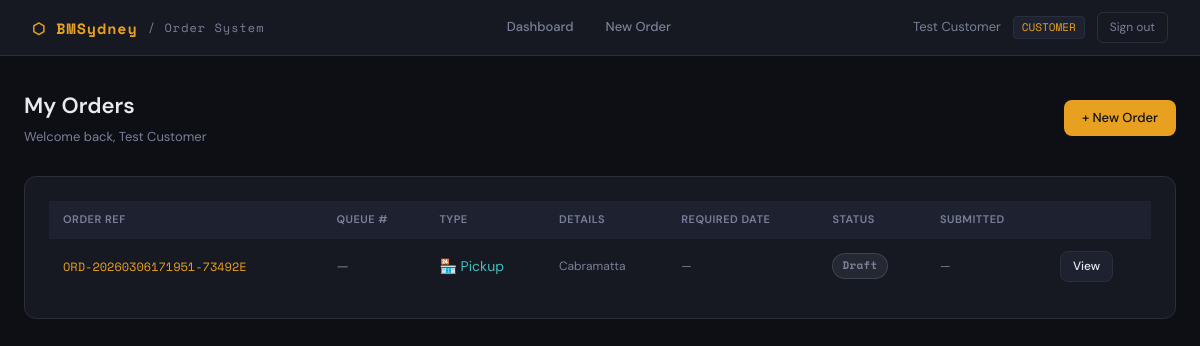
/customer/dashboard (signed in), run on the app's committed database.
### tables this page shows
CREATE TABLE users (
            id INTEGER PRIMARY KEY AUTOINCREMENT,
            email TEXT UNIQUE,
            phone TEXT UNIQUE,
            password_hash TEXT NOT NULL,
            name TEXT NOT NULL,
            role TEXT NOT NULL DEFAULT 'CUSTOMER',
            created_at TEXT DEFAULT (datetime('now'))
        );

CREATE TABLE orders (
            id INTEGER PRIMARY KEY AUTOINCREMENT,
            order_ref TEXT UNIQUE NOT NULL,
            queue_number TEXT,
            customer_id INTEGER REFERENCES users(id),
            order_type TEXT NOT NULL,
            pickup_store TEXT,
            required_date TEXT,
            delivery_address TEXT,
            contact_number TEXT,
            fulfilment_note TEXT,
            job_name TEXT,
            customer_order_no TEXT,
            debtor_code TEXT DEFAULT '1051034',
            source TEXT DEFAULT 'Manual',
            status TEXT DEFAULT 'Draft',
            submitted_at TEXT,
            created_at TEXT DEFAULT (datetime('now')),
            updated_at TEXT DEFAULT (datetime('now'))
        );

### app.py (the view)
@app.route("/customer/dashboard")
@login_required
def customer_dashboard():
    u = current_user()
    with get_db() as db:
        orders = db.execute(
            "SELECT * FROM orders WHERE customer_id=? ORDER BY created_at DESC", (u["id"],)
        ).fetchall()
    return render_template("customer_dashboard.html", user=u, orders=orders)

### app.py (called while the page is built)
def to_display_date(iso_str):
    if not iso_str:
        return "—"
    try:
        return datetime.strptime(str(iso_str)[:10], "%Y-%m-%d").strftime("%d/%m/%Y")
    except ValueError:
        return str(iso_str)

def get_db():
    conn = sqlite3.connect(DB_PATH)
    conn.row_factory = sqlite3.Row
    conn.execute("PRAGMA foreign_keys = ON")
    return conn

def current_user():
    uid = session.get("user_id")
    if not uid: return None
    with get_db() as db:
        return db.execute("SELECT * FROM users WHERE id=?", (uid,)).fetchone()

def login_required(f):
    @wraps(f)
    def decorated(*args, **kwargs):
        if not session.get("user_id"):
            flash("Please log in first.", "warning")
            return redirect(url_for("login"))
        return f(*args, **kwargs)
    return decorated

### templates/customer_dashboard.html (shortened to what this page needs)
{% extends "base.html" %}
{% block content %}
<div class="container">
  <div class="page-header flex-between">
    <div>
      <div class="page-title">My Orders</div>
      <div class="page-sub">Welcome back, {{ user.name }}</div>
    </div>
    <a href="{{ url_for('new_order') }}" class="btn btn-primary">+ New Order</a>
  </div>
  {% if not orders %}
  <div class="card" style="text-align:center;padding:60px 24px;">
    <div style="font-size:48px;margin-bottom:16px;">📦</div>
    <div style="font-size:16px;font-weight:600;margin-bottom:8px;">No orders yet</div>
    <div class="text-muted" style="margin-bottom:20px;">Create your first order to get started</div>
    <a href="{{ url_for('new_order') }}" class="btn btn-primary">Create Order</a>
  </div>
  {% else %}
  <div class="card">
    <div class="table-wrap">
      <table>
        <thead>
          <tr>
            <th>Order Ref</th>
            <th>Queue #</th>
            <th>Type</th>
            <th>Details</th>
            <th>Required Date</th>
            <th>Status</th>
            <th>Submitted</th>
            <th></th>
          </tr>
        </thead>
        <tbody>
          {% for order in orders %}
          <tr>
            <td><span class="mono text-accent" style="font-size:12px;">{{ order.order_ref }}</span></td>
            <td>
              {% if order.queue_number %}
              <span class="mono" style="font-size:12px;color:#e8eaf0;">{{ order.queue_number }}</span>
              {% else %}
              <span class="text-muted">—</span>
              {% endif %}
            </td>
            <td>
              {% if order.order_type == 'Pickup' %}
              <span style="color:#40c0c0;">🏪 Pickup</span>
              {% else %}
              <span style="color:#9090e0;">🚚 Delivery</span>
              {% endif %}
            </td>
            <td class="text-muted" style="font-size:12px;">
              {{ order.pickup_store or order.delivery_address or '—' }}
            </td>
            <td class="text-muted" style="font-size:12px;">{{ order.required_date | ddate }}</td>
            <td>
              <span class="badge badge-{{ order.status.lower() }}">{{ order.status }}</span>
            </td>
            <td class="text-muted" style="font-size:12px;">
              {{ order.submitted_at | ddate }}
            </td>
            <td>
              <a href="{{ url_for('order_detail_customer', order_id=order.id) }}" class="btn btn-sm btn-secondary">View</a>
            </td>
          </tr>
          {% endfor %}
        </tbody>
      </table>
    </div>
  </div>
  {% endif %}
</div>
{% endblock %}

### templates/base.html (shortened to what this page needs)
<!DOCTYPE html>
<html lang="en">
<head>
</head>
<body>
{% if session.user_id %}
<nav>
  <div class="nav-brand">
    ⬡ BMSydney <span>/ Order System</span>
  </div>
  <div class="nav-links">
    {% if session.user_role == 'CUSTOMER' %}
      <a href="{{ url_for('customer_dashboard') }}">Dashboard</a>
      <a href="{{ url_for('new_order') }}">New Order</a>
    {% else %}
      <a href="{{ url_for('staff_queue') }}">Queue</a>
      {% if session.user_role == 'ADMIN' %}
        <a href="{{ url_for('admin_settings') }}">Admin</a>
      {% endif %}
    {% endif %}
  </div>
  <div class="nav-user">
    <span>{{ session.user_name }}</span>
    <span class="role-badge">{{ session.user_role }}</span>
    <a href="{{ url_for('logout') }}" class="btn-logout">Sign out</a>
  </div>
</nav>
{% endif %}
{% block content %}{% endblock %}
</body>
</html>

### templates/base.html (style rules this page uses)
:root { --bg: #0d0f14; --surface: #161921; --surface2: #1e2230; --border: #2a2f3d; --accent: #e8a020; --accent2: #f0c060; --text: #e8eaf0; --muted: #7a8099; --danger: #e05050; --success: #40c070; --info: #4090e0; --warn: #e8a020; --font: 'DM Sans', sans-serif; --mono: 'Space Mono', monospace; }
* { box-sizing: border-box; margin: 0; padding: 0; }
body { font-family: var(--font); background: var(--bg); color: var(--text); min-height: 100vh; font-size: 14px; line-height: 1.6; }
a { color: var(--accent); text-decoration: none; }
nav { background: var(--surface); border-bottom: 1px solid var(--border); padding: 0 32px; display: flex; align-items: center; justify-content: space-between; height: 56px; position: sticky; top: 0; z-index: 100; }
.nav-brand { font-family: var(--mono); font-weight: 700; font-size: 15px; color: var(--accent); letter-spacing: 1px; display: flex; align-items: center; gap: 10px; }
.nav-brand span { color: var(--muted); font-weight: 400; font-size: 12px; }
.nav-links { display: flex; gap: 4px; align-items: center; }
.nav-links a { color: var(--muted); padding: 6px 14px; border-radius: 6px; font-size: 13px; font-weight: 500; transition: all .15s; }
.nav-user { display: flex; align-items: center; gap: 12px; font-size: 13px; color: var(--muted); }
.role-badge { background: var(--surface2); border: 1px solid var(--border); padding: 2px 8px; border-radius: 4px; font-family: var(--mono); font-size: 11px; color: var(--accent); }
.btn-logout { color: var(--muted); padding: 5px 12px; border: 1px solid var(--border); border-radius: 6px; font-size: 12px; transition: all .15s; }
.container { max-width: 1200px; margin: 0 auto; padding: 32px 24px; }
.page-header { margin-bottom: 28px; }
.page-title { font-size: 22px; font-weight: 600; color: var(--text); }
.page-sub { color: var(--muted); font-size: 13px; margin-top: 4px; }
.card { background: var(--surface); border: 1px solid var(--border); border-radius: 12px; padding: 24px; }
.btn { display: inline-flex; align-items: center; gap: 6px; padding: 8px 18px; border-radius: 8px; font-size: 13px; font-weight: 500; cursor: pointer; border: none; transition: all .15s; font-family: var(--font); }
.btn-primary { background: var(--accent); color: #0d0f14; }
.btn-secondary { background: var(--surface2); color: var(--text); border: 1px solid var(--border); }
.btn-sm { padding: 5px 12px; font-size: 12px; }
.table-wrap { overflow-x: auto; }
table { width: 100%; border-collapse: collapse; }
th { background: var(--surface2); color: var(--muted); font-size: 11px; font-weight: 600; text-transform: uppercase; letter-spacing: .5px; padding: 10px 14px; text-align: left; }
td { padding: 12px 14px; border-bottom: 1px solid var(--border); vertical-align: middle; }
tr:last-child td { border-bottom: none; }
.badge { display: inline-flex; align-items: center; padding: 3px 9px; border-radius: 20px; font-size: 11px; font-weight: 600; font-family: var(--mono); letter-spacing: .3px; }
.badge-draft { background: rgba(122,128,153,.15); color: var(--muted); border: 1px solid rgba(122,128,153,.3); }
.text-muted { color: var(--muted); }
.text-accent { color: var(--accent); }
.mono { font-family: var(--mono); }
.flex-between { display: flex; align-items: center; justify-content: space-between; }

### data on the page
users: user_name "Test Customer", user_role "CUSTOMER", name "Test Customer"
orders: order_ref "ORD-20260306171951-73492E", order_type "🏪 Pickup", pickup_store "Cabramatta", required_date|ddate "—", status "Draft", submitted_at|ddate "—"
